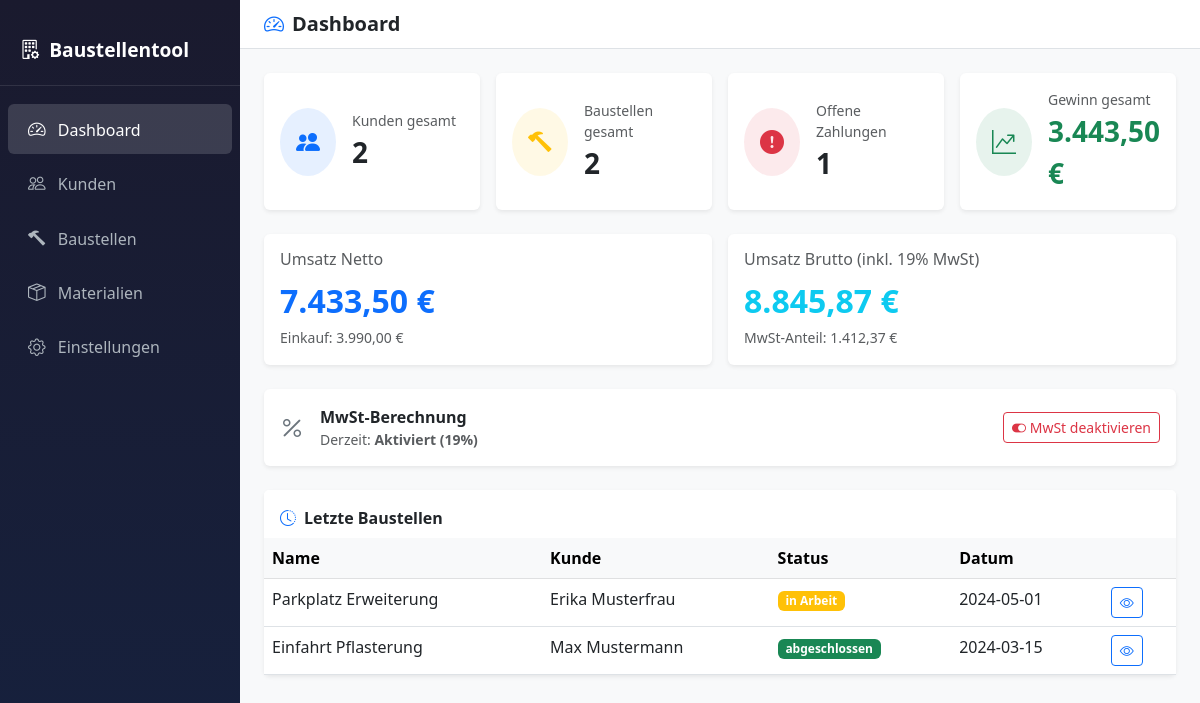
The page / on the database its author committed.
### tables this page shows
CREATE TABLE IF NOT EXISTS settings (
    id          INT          PRIMARY KEY AUTO_INCREMENT,
    vat_enabled TINYINT(1)   NOT NULL DEFAULT 1,
    vat_rate    DECIMAL(5,2) NOT NULL DEFAULT 19.00
);

CREATE TABLE IF NOT EXISTS projects (
    id          INT           PRIMARY KEY AUTO_INCREMENT,
    customer_id INT           NOT NULL,
    name        VARCHAR(255)  NOT NULL,
    description TEXT,
    status      ENUM('geplant','in Arbeit','abgeschlossen') NOT NULL DEFAULT 'geplant',
    area_size   DECIMAL(10,2),
    created_at  DATE          NOT NULL,
    FOREIGN KEY (customer_id) REFERENCES customers(id) ON DELETE CASCADE
);

CREATE TABLE IF NOT EXISTS customers (
    id             INT          PRIMARY KEY AUTO_INCREMENT,
    name           VARCHAR(255) NOT NULL,
    address        TEXT,
    phone          VARCHAR(50),
    email          VARCHAR(255),
    payment_status ENUM('offen','bezahlt') NOT NULL DEFAULT 'offen',
    created_at     TIMESTAMP    DEFAULT CURRENT_TIMESTAMP
);

### config/database.php (called while the page is built, shortened)
<?php
function getDB(): PDO {
    static $pdo = null;
    if ($pdo === null) {
        $dsn = 'mysql:host=' . DB_HOST . ';dbname=' . DB_NAME . ';charset=' . DB_CHARSET;
        $options = [
            PDO::ATTR_ERRMODE            => PDO::ERRMODE_EXCEPTION,
            PDO::ATTR_DEFAULT_FETCH_MODE => PDO::FETCH_ASSOC,
            PDO::ATTR_EMULATE_PREPARES   => false,
        ];
        try {
            $pdo = new PDO($dsn, DB_USER, DB_PASS, $options);
        } catch (PDOException $e) {
            error_log('DB connection failed: ' . $e->getMessage());
            die('<div class="alert alert-danger m-4">Datenbankverbindung fehlgeschlagen. Bitte kontaktieren Sie den Administrator.</div>');
        }
    }
    return $pdo;
}
function getSettings(): array {
    $pdo = getDB();
    $stmt = $pdo->query('SELECT * FROM settings LIMIT 1');
    return $stmt->fetch() ?: ['vat_enabled' => 1, 'vat_rate' => 19.00];
}

### pages/dashboard.php (the view, shortened to what this page needs)
<?php
require_once __DIR__ . '/../config/database.php';
$pdo      = getDB();
$settings = getSettings();
$totalCustomers = (int)$pdo->query('SELECT COUNT(*) FROM customers')->fetchColumn();
$totalProjects  = (int)$pdo->query('SELECT COUNT(*) FROM projects')->fetchColumn();
$openPayments   = (int)$pdo->query("SELECT COUNT(*) FROM customers WHERE payment_status = 'offen'")->fetchColumn();
$revenueRow = $pdo->query('
    SELECT
        SUM(pm.selling_price * pm.quantity)  AS total_netto,
        SUM(pm.purchase_price * pm.quantity) AS total_purchase
    FROM project_materials pm
')->fetch();
$totalNetto    = (float)($revenueRow['total_netto']    ?? 0);
$totalPurchase = (float)($revenueRow['total_purchase'] ?? 0);
$totalProfit   = $totalNetto - $totalPurchase;
$vatEnabled = (bool)$settings['vat_enabled'];
$vatRate    = (float)$settings['vat_rate'];
$vatAmount  = $vatEnabled ? $totalNetto * ($vatRate / 100) : 0;
$totalBrutto = $totalNetto + $vatAmount;
?>
<div class="top-navbar d-flex align-items-center justify-content-between">
    <h5 class="mb-0 fw-semibold"><i class="bi bi-speedometer2 me-2 text-primary"></i>Dashboard</h5>
</div>
<div class="p-4">
    <div class="row g-3 mb-4">
        <div class="col-sm-6 col-xl-3">
            <div class="card border-0 shadow-sm h-100">
                <div class="card-body d-flex align-items-center gap-3">
                    <div class="rounded-circle bg-primary bg-opacity-10 p-3">
                        <i class="bi bi-people-fill text-primary fs-4"></i>
                    </div>
                    <div>
                        <div class="text-muted small">Kunden gesamt</div>
                        <div class="fs-3 fw-bold"><?= $totalCustomers ?></div>
                    </div>
                </div>
            </div>
        </div>
        <div class="col-sm-6 col-xl-3">
            <div class="card border-0 shadow-sm h-100">
                <div class="card-body d-flex align-items-center gap-3">
                    <div class="rounded-circle bg-warning bg-opacity-10 p-3">
                        <i class="bi bi-hammer text-warning fs-4"></i>
                    </div>
                    <div>
                        <div class="text-muted small">Baustellen gesamt</div>
                        <div class="fs-3 fw-bold"><?= $totalProjects ?></div>
                    </div>
                </div>
            </div>
        </div>
        <div class="col-sm-6 col-xl-3">
            <div class="card border-0 shadow-sm h-100">
                <div class="card-body d-flex align-items-center gap-3">
                    <div class="rounded-circle bg-danger bg-opacity-10 p-3">
                        <i class="bi bi-exclamation-circle-fill text-danger fs-4"></i>
                    </div>
                    <div>
                        <div class="text-muted small">Offene Zahlungen</div>
                        <div class="fs-3 fw-bold"><?= $openPayments ?></div>
                    </div>
                </div>
            </div>
        </div>
        <div class="col-sm-6 col-xl-3">
            <div class="card border-0 shadow-sm h-100">
                <div class="card-body d-flex align-items-center gap-3">
                    <div class="rounded-circle bg-success bg-opacity-10 p-3">
                        <i class="bi bi-graph-up-arrow text-success fs-4"></i>
                    </div>
                    <div>
                        <div class="text-muted small">Gewinn gesamt</div>
                        <div class="fs-3 fw-bold <?= $totalProfit >= 0 ? 'text-success' : 'text-danger' ?>">
                            <?= number_format($totalProfit, 2, ',', '.') ?> €
                        </div>
                    </div>
                </div>
            </div>
        </div>
    </div>
    <div class="row g-3 mb-4">
        <div class="col-md-6">
            <div class="card border-0 shadow-sm">
                <div class="card-body">
                    <h6 class="card-title text-muted">Umsatz Netto</h6>
                    <div class="fs-2 fw-bold text-primary"><?= number_format($totalNetto, 2, ',', '.') ?> €</div>
                    <small class="text-muted">Einkauf: <?= number_format($totalPurchase, 2, ',', '.') ?> €</small>
                </div>
            </div>
        </div>
        <?php if ($vatEnabled): ?>
        <div class="col-md-6">
            <div class="card border-0 shadow-sm">
                <div class="card-body">
                    <h6 class="card-title text-muted">Umsatz Brutto (inkl. <?= number_format($vatRate, 0) ?>% MwSt)</h6>
                    <div class="fs-2 fw-bold text-info"><?= number_format($totalBrutto, 2, ',', '.') ?> €</div>
                    <small class="text-muted">MwSt-Anteil: <?= number_format($vatAmount, 2, ',', '.') ?> €</small>
                </div>
            </div>
        </div>
        <?php endif; ?>
    </div>
    <div class="card border-0 shadow-sm mb-4">
        <div class="card-body d-flex align-items-center gap-3">
            <i class="bi bi-percent fs-4 text-secondary"></i>
            <div>
                <div class="fw-semibold">MwSt-Berechnung</div>
                <div class="text-muted small">Derzeit: <strong><?= $vatEnabled ? 'Aktiviert (' . number_format($vatRate, 0) . '%)' : 'Deaktiviert' ?></strong></div>
            </div>
            <form method="POST" action="actions/settings_actions.php" class="ms-auto">
                <button type="submit" class="btn btn-<?= $vatEnabled ? 'outline-danger' : 'outline-success' ?> btn-sm">
                    <i class="bi bi-toggle-<?= $vatEnabled ? 'on' : 'off' ?>"></i>
                    MwSt <?= $vatEnabled ? 'deaktivieren' : 'aktivieren' ?>
                </button>
            </form>
        </div>
    </div>
    <?php
    $recentProjects = $pdo->query('
        SELECT p.*, c.name AS customer_name
        FROM projects p
        JOIN customers c ON c.id = p.customer_id
        ORDER BY p.created_at DESC
        LIMIT 5
    ')->fetchAll();
    ?>
    <div class="card border-0 shadow-sm">
        <div class="card-header bg-white fw-semibold border-0 pt-3">
            <i class="bi bi-clock-history me-2 text-primary"></i>Letzte Baustellen
        </div>
        <div class="card-body p-0">
            <div class="table-responsive">
                <table class="table table-hover mb-0">
                    <thead class="table-light">
                        <tr>
                            <th>Name</th>
                            <th>Kunde</th>
                            <th>Status</th>
                            <th>Datum</th>
                            <th></th>
                        </tr>
                    </thead>
                    <tbody>
                        <?php foreach ($recentProjects as $p): ?>
                        <tr>
                            <td><?= htmlspecialchars($p['name']) ?></td>
                            <td><?= htmlspecialchars($p['customer_name']) ?></td>
                            <td>
                                <?php
                                $statusMap = ['geplant' => 'primary', 'in Arbeit' => 'warning', 'abgeschlossen' => 'success'];
                                $badge = $statusMap[$p['status']] ?? 'secondary';
                                ?>
                                <span class="badge bg-<?= $badge ?>"><?= htmlspecialchars($p['status']) ?></span>
                            </td>
                            <td><?= htmlspecialchars($p['created_at']) ?></td>
                            <td>
                                <a href="index.php?page=project_detail&id=<?= (int)$p['id'] ?>" class="btn btn-sm btn-outline-primary">
                                    <i class="bi bi-eye"></i>
                                </a>
                            </td>
                        </tr>
                        <?php endforeach; ?>
                    </tbody>
                </table>
            </div>
        </div>
    </div>
</div>

### includes/header.php (style rules this page uses)
body { background-color: #f8f9fa; }
.top-navbar { background: #fff; border-bottom: 1px solid #dee2e6; padding: 0.75rem 1.5rem; }

### rows shown on the page
settings: vat_rate "19"
projects: name "Parkplatz Erweiterung", customer.name "Erika Musterfrau", status "in Arbeit", created_at "2024-05-01"
projects: name "Einfahrt Pflasterung", customer.name "Max Mustermann", status "abgeschlossen", created_at "2024-03-15"

### other values the page prints
$totalCustomers "2"
$totalProjects "2"
$openPayments "1"
$totalProfit "3.443,50"
$totalNetto "7.433,50"
$totalPurchase "3.990,00"
$totalBrutto "8.845,87"
$vatAmount "1.412,37"
